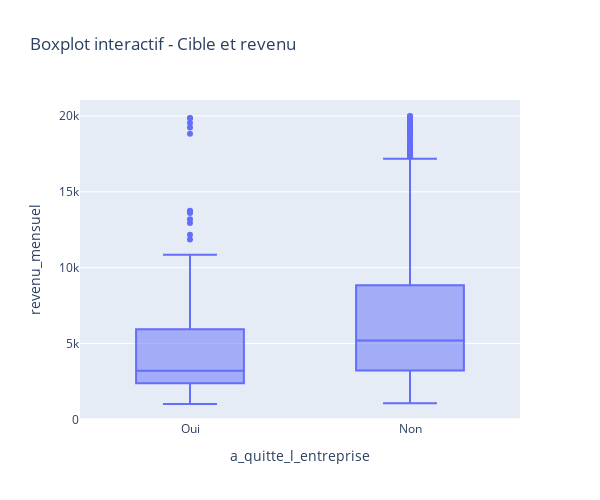

The notebook cell this image was saved under:
### Markdown cell above
#### Relation entre la cible et le revenu mensuel

### Code cell
fig6 = px.box(
        donnees_rh,
        x='a_quitte_l_entreprise',
        y='revenu_mensuel',
        title=f"Boxplot interactif - Cible et revenu",
        hover_data = "id_employee"
     
    )
fig6.update_layout(height=500, width=600)
fig6.show()
pio.write_image(fig6, "../Graph/graph_etape_1/Boxplot_cible_revenu_mensuel.png")

### Figure 1 — Plotly figure (JSON) as saved in the notebook; plotly's stock layout.template omitted (floating-point values rounded to 4 significant figures; data arrays with more than 128 entries replaced by an {"elided": "..."} marker saying what was removed)
{"data": [{"alignmentgroup": "True", "customdata": {"elided": "1470x1 int values"}, "hovertemplate": "a_quitte_l_entreprise=%{x}<br>revenu_mensuel=%{y}<br>id_employee=%{customdata[0]}<extra></extra>", "legendgroup": "", "marker": {"color": "#636efa"}, "name": "", "notched": false, "offsetgroup": "", "orientation": "v", "showlegend": false, "type": "box", "x": {"elided": "1470 str values"}, "x0": " ", "xaxis": "x", "y": {"elided": "1470 int values"}, "y0": " ", "yaxis": "y"}], "layout": {"boxmode": "group", "height": 500, "legend": {"tracegroupgap": 0}, "title": {"text": "Boxplot interactif - Cible et revenu"}, "width": 600, "xaxis": {"anchor": "y", "domain": [0, 1], "title": {"text": "a_quitte_l_entreprise"}}, "yaxis": {"anchor": "x", "domain": [0, 1], "title": {"text": "revenu_mensuel"}}}}
